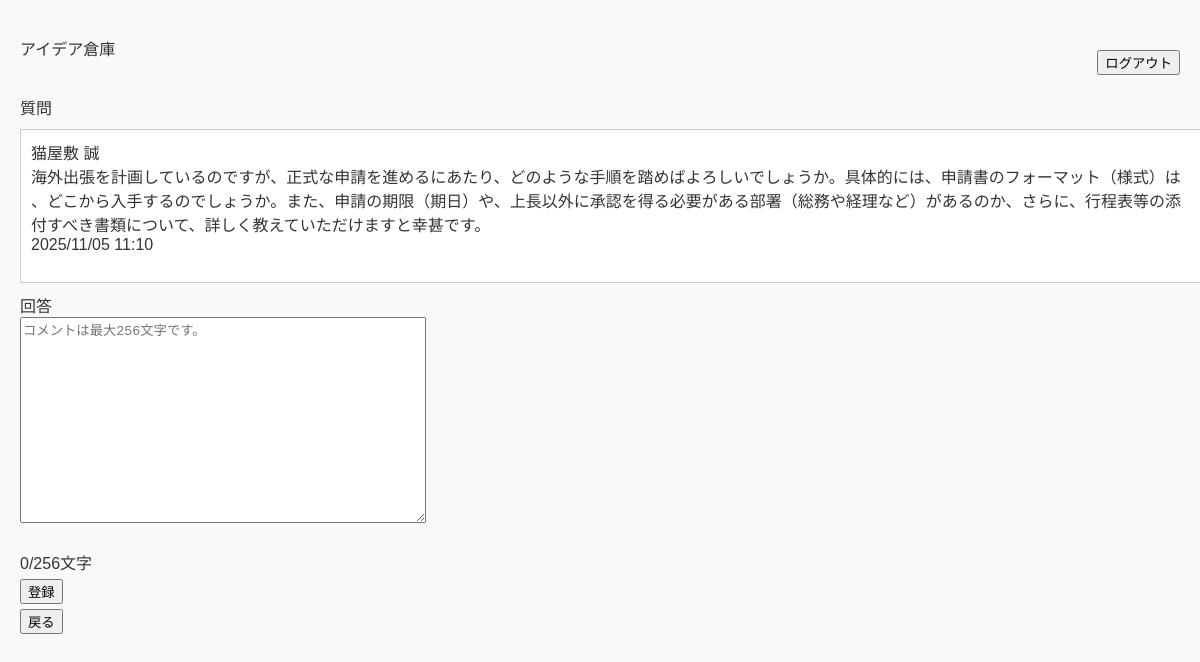
The page /pages/answer.php?id=2 (signed in) on the database its author committed.
### tables this page shows
create table question(
    id int auto_increment primary key,
    userId int not null,
    question varchar(256) not null,
    date DATETIME not null,
    deleteFlg TINYINT(1) not null,
    FOREIGN KEY(userId) REFERENCES user(id)
);

create table user(
    id int auto_increment primary key,
    loginId varchar(10) not null UNIQUE,
    CHECK (CHAR_LENGTH(loginId) >= 8),
    password varchar(20) not null UNIQUE,
    CHECK (CHAR_LENGTH(password) >= 6),
    name varchar(10) not null
);

### pages/answer.php (the view, shortened to what this page needs)
<?php require '../assets/header.php'?>
<?php require '../db/connect.php'?>
<div class="header">
<a href="questions.php">アイデア倉庫</a>
<?php
	echo '<div class="right-area">';
	echo '<class="right-area" form action="../index.php" method="post">';
	echo '<input type="submit" value="ログアウト">';
	echo '</div>';
	echo '</div>';
	if (isset($pdo) ?? $pdo instanceof PDO) {
	$getQuestion = $pdo->prepare("SELECT user.name ,question.question ,question.date FROM question INNER JOIN user ON question.userId = user.id WHERE question.id = :id;");
	$getQuestion->bindParam(':id', $_GET['id'], PDO::PARAM_INT);
	$getQuestion->execute();
	echo '<p>質問</p>';
	while ($row = $getQuestion->fetch(PDO::FETCH_ASSOC)) {
		echo '<div class="box">';
		echo htmlspecialchars($row['name'], ENT_QUOTES, 'UTF-8');
		echo '<br>';
		echo htmlspecialchars($row['question'], ENT_QUOTES, 'UTF-8');
		echo '<br>';
		$Postingtime = new DateTime($row['date']);
		echo $Postingtime->format('Y/m/d H:i');
		echo '<br>';
		echo '<br>';
		echo '</div>';
	}
	$text = $_SESSION['a_text'] ?? '';
	echo '<form method="POST" action="answer.php">';
	echo '<label>回答</label><br>';
	echo '<textarea name="comment" maxlength="256" placeholder="コメントは最大256文字です。" required onkeyup="ShowLength(this.value,\'inputlength1\');">' . htmlspecialchars($text, ENT_QUOTES, 'UTF-8') . '</textarea><br><br>';
	echo '<p id="inputlength1">0/256文字</p>';
	echo '<input type="submit" value="登録">';
	echo '</form>';
	}
	echo '<form action="./detail.php" method="post">';
	echo '<input type="submit" value="戻る">';
	echo '</form>';
?>
<?php require '../assets/footer.php'?>

### assets/style.css (style rules this page uses)
body { font-family: sans-serif; background-color: #f9f9f9; margin: 20px; color: #333; max-width: 1200px; }
.box { width: 100%; border: 1px solid #ccc; padding: 10px; margin: 10px 0; background-color: #fff; word-break: break-all; overflow-wrap: break-word; white-space: normal; line-break: anywhere; hanging-punctuation: none; }
p { margin: 5px 0; }
a, a:link, a:visited, a:hover, a:active { color: #333; text-decoration: none; }
form { width: 100%; }
.header { display: flex; flex-direction: row; justify-content: space-between; align-items: center; margin-bottom: 20px; width: 100%; box-sizing: border-box; }
.right-area { margin-top: 30px; display: flex; flex-direction: row; gap: 10px; align-items: center; }
textarea { width: 400px; height: 200px; word-break: break-all; overflow-wrap: break-word; white-space: normal; line-break: anywhere; hanging-punctuation: none; }

### rows shown on the page
question: userId.name "猫屋敷 誠", question "海外出張を計画しているのですが、正式な申請を進めるにあたり、どのような手順を踏めばよろしいでしょうか。具体的には、申請書のフォーマット（様式）は、どこから入手するのでしょうか。また、申請の期限（期日）や、上長以外に承認を得る必要がある部署（総務や経理など）があるのか、さらに、行程表等の添付すべき書類について、詳しく教えていただけますと幸甚です。", date "2025/11/05 11:10"
